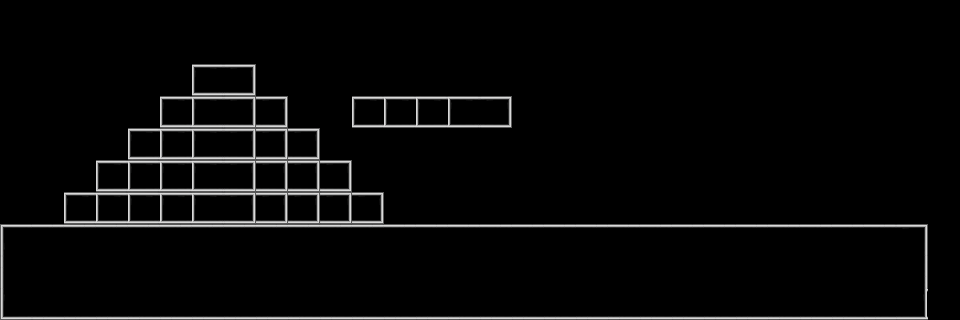

A 2D game scene composited from a Tiled map and its tileset images. What follows is a short description and the map's XML, with each tile layer's data collapsed to a summary:
An orthogonal 30x10 tile map with 32x32 px tiles, 1 tile layer (Tile Layer 2).

<map version="1.0" orientation="orthogonal" width="30" height="10" tilewidth="32" tileheight="32">
 <tileset firstgid="1" name="tileMap1" tilewidth="32" tileheight="32">
  <image source="tileMap1.png" width="320" height="320" />
  <tile id="0">
   <properties>
    <property name="ladder" value="false" />
    <property name="solid" value="true" />
   </properties>
  </tile>
  <tile id="1">
   <properties>
    <property name="ladder" value="false" />
    <property name="solid" value="true" />
   </properties>
  </tile>
  <tile id="2">
   <properties>
    <property name="ladder" value="false" />
    <property name="solid" value="true" />
   </properties>
  </tile>
  <tile id="3">
   <properties>
    <property name="ladder" value="true" />
    <property name="solid" value="false" />
   </properties>
  </tile>
  <tile id="10">
   <properties>
    <property name="ladder" value="false" />
    <property name="solid" value="true" />
   </properties>
  </tile>
  <tile id="11">
   <properties>
    <property name="ladder" value="false" />
    <property name="solid" value="false" />
   </properties>
  </tile>
  <tile id="12">
   <properties>
    <property name="ladder" value="false" />
    <property name="solid" value="true" />
   </properties>
  </tile>
  <tile id="13">
   <properties>
    <property name="ladder" value="false" />
    <property name="solid" value="true" />
   </properties>
  </tile>
  <tile id="20">
   <properties>
    <property name="ladder" value="false" />
    <property name="solid" value="true" />
   </properties>
  </tile>
  <tile id="21">
   <properties>
    <property name="ladder" value="false" />
    <property name="solid" value="true" />
   </properties>
  </tile>
  <tile id="22">
   <properties>
    <property name="ladder" value="false" />
    <property name="solid" value="true" />
   </properties>
  </tile>
  <tile id="23">
   <properties>
    <property name="ladder" value="false" />
    <property name="solid" value="true" />
   </properties>
  </tile>
 </tileset>
 <layer name="Tile Layer 2" width="30" height="10">
  <data>[300 cells, 300 non-empty, 11 distinct tile ids]</data>
 </layer>
</map>